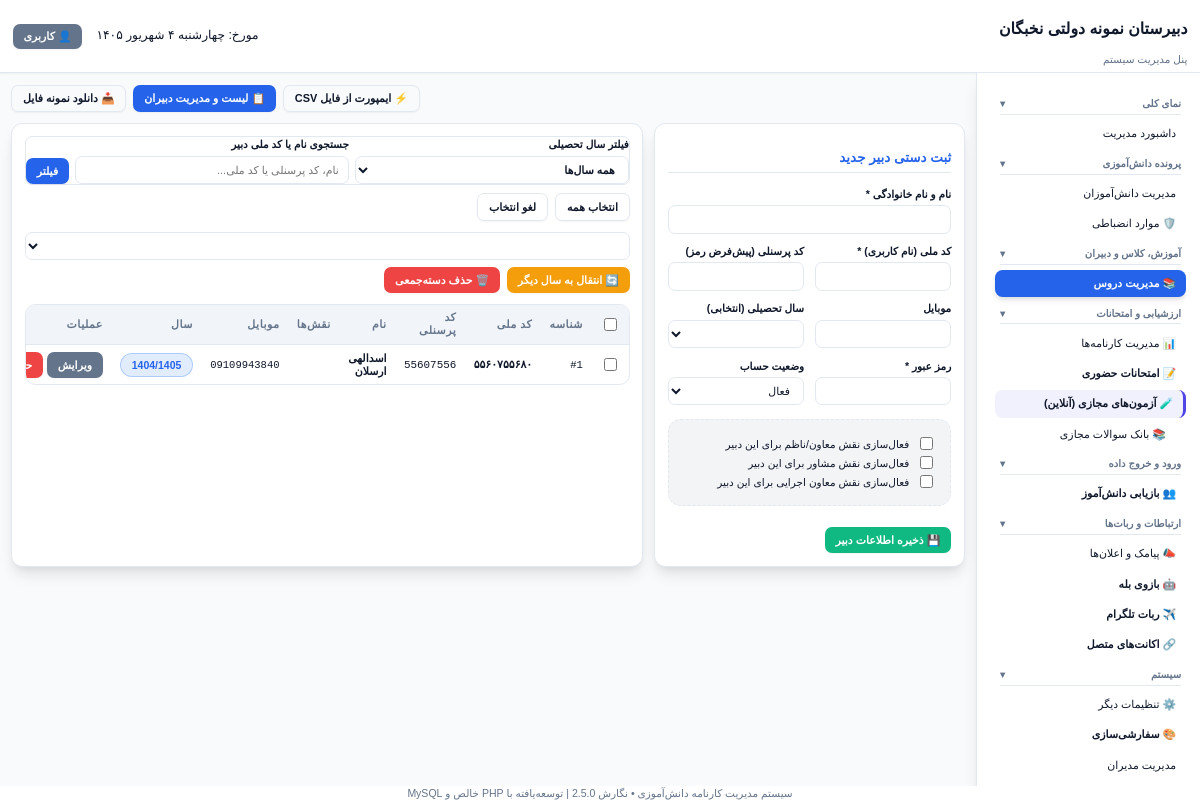
Page /import-teachers.php?tab=list (signed in) on the committed database.
### tables this page shows
CREATE TABLE IF NOT EXISTS `settings` (
  `key_name` varchar(100) NOT NULL,
  `key_value` text DEFAULT NULL,
  PRIMARY KEY (`key_name`)
);

CREATE TABLE IF NOT EXISTS `teachers` (
  `id` int(11) NOT NULL AUTO_INCREMENT,
  `national_id` varchar(50) NOT NULL,
  `personnel_code` varchar(50) DEFAULT NULL,
  `full_name` varchar(150) NOT NULL,
  `mobile` varchar(20) DEFAULT NULL,
  `academic_year` varchar(20) NOT NULL DEFAULT '1404/1405',
  `password` varchar(255) NOT NULL,
  `status` tinyint(1) NOT NULL DEFAULT 1,
  `created_at` datetime DEFAULT CURRENT_TIMESTAMP,
  PRIMARY KEY (`id`),
  UNIQUE KEY `national_id` (`national_id`)
);

### import-teachers.php (the view, shortened to what the rows shown need)
<?php
require_once __DIR__ . '/includes/auth.php';
require_once __DIR__ . '/includes/header.php';
$tab = $_GET['tab'] ?? 'import';
?>
<div class="space-y-6">
    <?php if ($tab === 'list' || $tab === 'edit'):
        $where = ["1=1"];
        $params = [];
        $whereSql = implode(' AND ', $where);
        $teachersList = DB::fetchAll("SELECT * FROM teachers WHERE $whereSql ORDER BY id DESC", $params);
    ?>
    <div class="grid grid-cols-3 gap-6">
        <div class="card col-span-2 shadow-lg space-y-4">
            <form method="POST" id="bulkTeachersForm">
            <div class="table-container max-h-[500px]">
                <table>
                    <thead><tr><th><input type="checkbox" onclick="document.querySelectorAll('.teacher-check').forEach(c=>c.checked=this.checked)"></th><th>شناسه</th><th>کد ملی</th><th>کد پرسنلی</th><th>نام</th><th>نقش‌ها</th><th>موبایل</th><th>سال</th><th>عملیات</th></tr></thead>
                    <tbody>
                        <?php foreach ($teachersList as $t): ?>
                        <tr>
                            <td><input type="checkbox" class="teacher-check" name="teacher_ids[]" value="<?php echo $t['id']; ?>"></td>
                            <td class="font-mono text-xs">#<?php echo $t['id']; ?></td>
                            <td class="font-mono font-bold"><?php echo tr_num($t['national_id'], 'fa'); ?></td>
                            <td class="font-mono"><?php echo clean($t['personnel_code']); ?></td>
                            <td class="font-bold"><?php echo clean($t['full_name']); ?></td>
                            <td></td>
                            <td class="font-mono dir-ltr text-xs"><?php echo clean($t['mobile'] ?: '---'); ?></td>
                            <td><span class="badge badge-info text-xs"><?php echo clean($t['academic_year']); ?></span></td>
                            <td>
                                <div class="flex gap-1 justify-end">
                                    <a href="import-teachers.php?tab=edit&id=<?php echo $t['id']; ?>" class="btn btn-secondary text-xs px-2 py-1">ویرایش</a>
                                    <a href="import-teachers.php?tab=list&del_teacher=<?php echo $t['id']; ?>" onclick="return confirm('حذف این دبیر؟')" class="btn btn-danger text-xs px-2 py-1">حذف</a>
                                </div>
                            </td>
                        </tr>
                        <?php endforeach; if (empty($teachersList)): ?>
                        <tr><td colspan="7" class="text-center text-muted py-6">دبیری یافت نشد.</td></tr>
                        <?php endif; ?>
                    </tbody>
                </table>
            </div>
            </form>
        </div>
    </div>
    <?php endif; ?>
</div>
<?php require_once __DIR__ . '/includes/footer.php'; ?>

### includes/header.php (shortened to what the rows shown need)
<?php
require_once __DIR__ . '/auth.php';
$schoolName = get_setting('school_name', 'سیستم مدیریت کارنامه دانش‌آموزی');
?>
<!DOCTYPE html>
<html lang="fa" dir="rtl">
<head>
    <link rel="stylesheet" href="assets/css/style.css">
</head>
<body class="bg-body text-main min-h-screen flex flex-col font-sans">
<?php if (is_admin_logged_in() || is_student_logged_in() || (function_exists('is_teacher_logged_in') && is_teacher_logged_in())): ?>
<header class="navbar flex items-center justify-between px-6 py-4 border-b border-color bg-card shadow-sm">
    <div class="flex items-center gap-4">
        <div><h1 class="text-lg font-bold"><?php echo clean($schoolName); ?></h1><span class="text-xs text-muted"><?php echo is_admin_logged_in() ? 'پنل مدیریت سیستم' : (is_student_logged_in() ? 'پنل دانش‌آموزی' : 'پنل دبیران'); ?></span></div>
    </div>
    <div class="flex items-center gap-4">
        <span class="text-sm font-medium">مورخ: <?php echo jdate('l j F Y'); ?></span>
        <div class="user-menu-wrap">
            <button type="button" class="btn btn-secondary user-menu-btn" onclick="document.body.classList.toggle('user-menu-open')">👤 کاربری</button>
        </div>
    </div>
</header>
<div class="flex flex-1">
    <?php if (is_admin_logged_in()): ?>
    <aside class="sidebar w-64 bg-card border-l border-color p-4 flex flex-col gap-1.5 shrink-0 shadow-lg">
        <div class="sidebar-scroll">
        <div class="sidebar-section-title">نمای کلی</div>
        <a href="index.php?view=dashboard" class="sidebar-item <?php echo (!isset($_GET['view']) || $_GET['view'] == 'dashboard') && basename($_SERVER['PHP_SELF']) == 'index.php' ? 'active' : ''; ?>">داشبورد مدیریت</a>
        <?php if (has_permission('manage_students')): ?>
            <div class="sidebar-section-title">پرونده دانش‌آموزی</div>
            <a href="students.php" class="sidebar-item <?php echo basename($_SERVER['PHP_SELF']) == 'students.php' ? 'active' : ''; ?>">مدیریت دانش‌آموزان</a>
            <a href="deputy-panel.php" class="sidebar-item <?php echo basename($_SERVER['PHP_SELF']) == 'deputy-panel.php' ? 'active' : ''; ?>">🛡️ موارد انضباطی</a>
        <?php endif; ?>
        <?php if (has_permission('manage_classes')): ?>
            <div class="sidebar-section-title">آموزش، کلاس و دبیران</div>
            <a href="courses-management.php" class="sidebar-item <?php echo in_array(basename($_SERVER['PHP_SELF']), ['courses-management.php','classes.php','import-teachers.php','import-schedule.php']) ? 'active' : ''; ?>">📚 مدیریت دروس</a>
        <?php endif; ?>
        <?php if (has_permission('manage_reports')): ?>
            <div class="sidebar-section-title">ارزشیابی و امتحانات</div>
            <a href="reports-management.php" class="sidebar-item <?php echo in_array(basename($_SERVER['PHP_SELF']), ['reports-management.php','reports.php','import.php','analytics.php']) ? 'active' : ''; ?>">📊 مدیریت کارنامه‌ها</a>
            <a href="exams.php" class="sidebar-item font-bold text-rose-600 <?php echo basename($_SERVER['PHP_SELF']) == 'exams.php' ? 'active' : ''; ?>">📝 امتحانات حضوری</a>
            <a href="online-exams.php" class="sidebar-item font-bold text-indigo-600 <?php echo in_array(basename($_SERVER['PHP_SELF']), ['online-exams.php','online-exam-form.php','online-exam-questions.php','online-exam-monitor.php','online-exam-results.php','online-exam-result.php','online-exam-grading.php','online-exam-categories.php']) ? 'active' : ''; ?>" style="background:rgba(79,70,229,0.08);border-right:3px solid #4f46e5;">🧪 آزمون‌های مجازی (آنلاین)</a>
            <a href="online-question-bank.php" class="sidebar-item text-purple-600 <?php echo basename($_SERVER['PHP_SELF']) == 'online-question-bank.php' ? 'active' : ''; ?>" style="padding-right:20px;">📚 بانک سوالات مجازی</a>
        <?php endif; ?>
        <?php if (has_permission('import_data')): ?>
            <div class="sidebar-section-title">ورود و خروج داده</div>
            <a href="student-recovery.php" class="sidebar-item font-bold text-green-700 <?php echo in_array(basename($_SERVER['PHP_SELF']), ['student-recovery.php','import-students.php','import-photos.php']) ? 'active' : ''; ?>">👥 بازیابی دانش‌آموز</a>
        <?php endif; ?>
        <?php if (has_permission('send_sms')): ?>
            <div class="sidebar-section-title">ارتباطات و ربات‌ها</div>
            <a href="messages-management.php" class="sidebar-item <?php echo in_array(basename($_SERVER['PHP_SELF']), ['messages-management.php','notifications.php','sms-panel.php']) ? 'active' : ''; ?>">📣 پیامک و اعلان‌ها</a>
            <a href="bale-bot.php" class="sidebar-item font-bold text-teal-600 <?php echo basename($_SERVER['PHP_SELF']) == 'bale-bot.php' ? 'active' : ''; ?>">🤖 بازوی بله</a>
            <a href="telegram-bot.php" class="sidebar-item font-bold text-sky-600 <?php echo basename($_SERVER['PHP_SELF']) == 'telegram-bot.php' ? 'active' : ''; ?>">✈️ ربات تلگرام</a>
            <a href="bot-accounts.php" class="sidebar-item font-bold text-cyan-600 <?php echo basename($_SERVER['PHP_SELF']) == 'bot-accounts.php' ? 'active' : ''; ?>">🔗 اکانت‌های متصل</a>
        <?php endif; ?>
        <div class="sidebar-section-title">سیستم</div>
        <a href="other-settings.php" class="sidebar-item <?php echo in_array(basename($_SERVER['PHP_SELF']), ['other-settings.php','backups.php','activity-logs.php','migration-updater.php']) ? 'active' : ''; ?>">⚙️ تنظیمات دیگر</a>
        <?php if (has_permission('system_settings')): ?><a href="settings.php" class="sidebar-item font-semibold text-amber-600 <?php echo basename($_SERVER['PHP_SELF']) == 'settings.php' ? 'active' : ''; ?>">🎨 سفارشی‌سازی</a><?php endif; ?>
        <?php if (($_SESSION['admin_role'] ?? '') === 'super_admin'): ?><a href="admins.php" class="sidebar-item text-purple-600 <?php echo basename($_SERVER['PHP_SELF']) == 'admins.php' ? 'active' : ''; ?>">مدیریت مدیران</a><?php endif; ?>
        </div>
    </aside>
    <?php endif; ?>
    <main class="flex-1 p-6 overflow-y-auto">
<?php else: ?>
    <main class="flex-1 flex items-center justify-center p-6">
<?php endif; ?>

### includes/footer.php (shortened to what the rows shown need)
<?php if (is_admin_logged_in() || is_student_logged_in()): ?>
    </main>
</div>
<?php else: ?>
    </main>
<?php endif; ?>
<footer class="py-4 px-6 border-t border-color bg-card text-center text-xs text-muted mt-auto">
    <span>سیستم مدیریت کارنامه دانش‌آموزی &bull; نگارش <?php echo clean(get_setting('system_version', '2.5.0')); ?></span>
    <span class="mx-2">|</span>
    <span>توسعه‌یافته با PHP خالص و MySQL</span>
</footer>
</body>
</html>

### rows in the picture
settings: key_value "دبیرستان نمونه دولتی نخبگان"
teachers: id "1", national "۵۵۶۰۷۵۵۶۸۰", personnel_code "55607556", full_name "اسدالهی ارسلان", mobile "09109943840", academic_year "1404/1405"
settings: key_value "2.5.0"

### other values in the picture
jdate('l j F Y') "چهارشنبه ۴ شهریور ۱۴۰۵"
